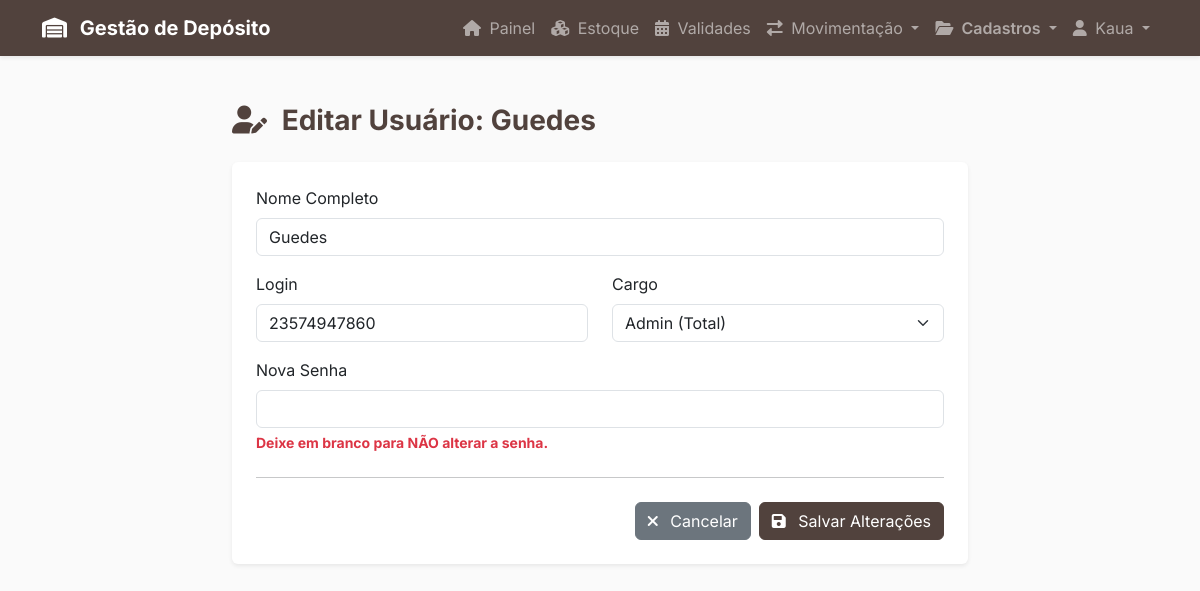
The app's page /usuario/editar.php?id=4 (signed in) with its own data.
### tables this page shows
CREATE TABLE `usuarios` (
  `id` int(11) NOT NULL,
  `nome` varchar(150) NOT NULL,
  `login` varchar(50) NOT NULL,
  `hash_senha` varchar(255) NOT NULL COMMENT 'NUNCA guarde senhas em texto puro',
  `cargo` varchar(50) DEFAULT NULL COMMENT 'Ex: Estoquista, Vendedor, Gerente'
);

### src/users.php (called while the page is built, shortened)
<?php
function buscarUsuarioPorId($id) {
    $conn = getDBConnection();
    $sql = "SELECT id, nome, login, cargo FROM Usuarios WHERE id = ? LIMIT 1";
    $stmt = mysqli_prepare($conn, $sql);
    mysqli_stmt_bind_param($stmt, "i", $id);
    mysqli_stmt_execute($stmt);
    $resultado = mysqli_stmt_get_result($stmt);
    $usuario = mysqli_fetch_assoc($resultado);
    return $usuario;
}
?>

### public/usuario/editar.php (the view, shortened to what this page needs)
<?php
require_once '../../src/users.php';
$id_usuario = (int)$_GET['id'];
$usuario = buscarUsuarioPorId($id_usuario);
include '../../templates/header.php';
?>
<div class="container my-5">
    <div class="row justify-content-center">
        <div class="col-lg-8">
            <h1 class="h3 fw-bold text-marrom-escuro mb-4">
                <i class="fas fa-user-edit me-2"></i>
                Editar Usuário: <?php echo htmlspecialchars($usuario['nome']); ?>
            </h1>
            <div class="card shadow-sm border-0">
                <div class="card-body p-4">
                    <form action="processar.php" method="POST">
                        <div class="mb-3">
                            <label for="nome" class="form-label">Nome Completo</label>
                            <input type="text" class="form-control" id="nome" name="nome"
                                   value="<?php echo htmlspecialchars($usuario['nome']); ?>" required>
                        </div>
                        <div class="row">
                            <div class="col-md-6 mb-3">
                                <label for="login" class="form-label">Login</label>
                                <input type="text" class="form-control" id="login" name="login"
                                       value="<?php echo htmlspecialchars($usuario['login']); ?>" required>
                            </div>
                            <div class="col-md-6 mb-3">
                                <label for="cargo" class="form-label">Cargo</label>
                                <select class="form-select" id="cargo" name="cargo" required>
                                    <option value="admin"
                                        <?php echo ($usuario['cargo'] == 'admin') ? 'selected' : ''; ?>>
                                        Admin (Total)
                                    </option>
                                </select>
                            </div>
                        </div>
                        <div class="mb-3">
                            <label for="senha" class="form-label">Nova Senha</label>
                            <input type="password" class="form-control" id="senha" name="senha">
                            <div class="form-text text-danger fw-bold">
                                Deixe em branco para NÃO alterar a senha.
                            </div>
                        </div>
                        <hr class="my-4">
                        <div class="d-flex justify-content-end gap-2">
                            <a href="index.php" class="btn btn-secondary">
                                <i class="fas fa-times me-2"></i>
                                Cancelar
                            </a>
                            <button type="submit" class="btn btn-login">
                                <i class="fas fa-save me-2"></i>
                                Salvar Alterações
                            </button>
                        </div>
                    </form>
                </div>
            </div>
        </div>
    </div>
</div>
<?php
include '../../templates/footer.php';
?>

### templates/header.php (style rules this page uses)
body { font-family: 'Inter', sans-serif; background-color: #FAFAFA; }
.text-marrom-escuro { color: #51423D; }
.btn-login { background-color: #51423D; border-color: #51423D; color: white; }

### records on screen
usuarios: nome "Guedes", login "23574947860", cargo "Admin (Total)"

### other values on screen
$_SESSION['user_name'] "Kaua"
